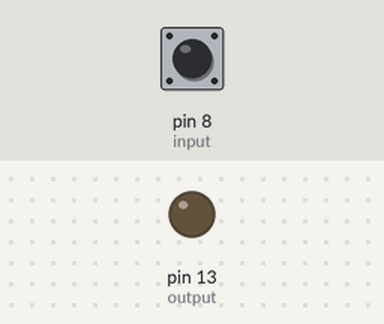
Recording of a sketch running on a simulated Arduino Uno, built with avr-gcc and run on an emulated ATmega328P. Shown: output pins drawn as LEDs (lit = HIGH). The inputs (shaded band) are chosen by the test bench; at power-on: pin 8 (input) LOW.

Above: at 1.2 s.
1.3 s: pin 8 (input) pulsed HIGH 5 times (0.12 s each, 0.3 s apart)
At 3.0 s:
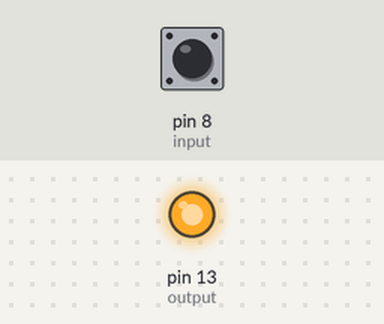
Timing chart, 0 to 4.5 s (numbered marks = the images above; inputs shaded):
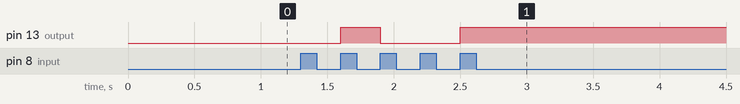

The sketch:

input_LED_remains_on_when_switch_pressed.ino
```cpp
int input=8;
int output = 13;
boolean laststate = LOW;
boolean LED = LOW;

void setup()
{
  pinMode(input,INPUT);
  pinMode(output,OUTPUT);
}

void loop()
{
  if(digitalRead(input)==HIGH && laststate == LOW)
  {
    LED = !LED;
    laststate = HIGH;
  }
  else
  {
    laststate = digitalRead(input);
  }
  digitalWrite(output,LED); // here LED will have HIGH / LOW
}
```

Measured:
- after the input at 1.3 s, pin 13 (output): LOW → HIGH after 0.30 s, → LOW 0.30 s later, → HIGH 0.60 s later
